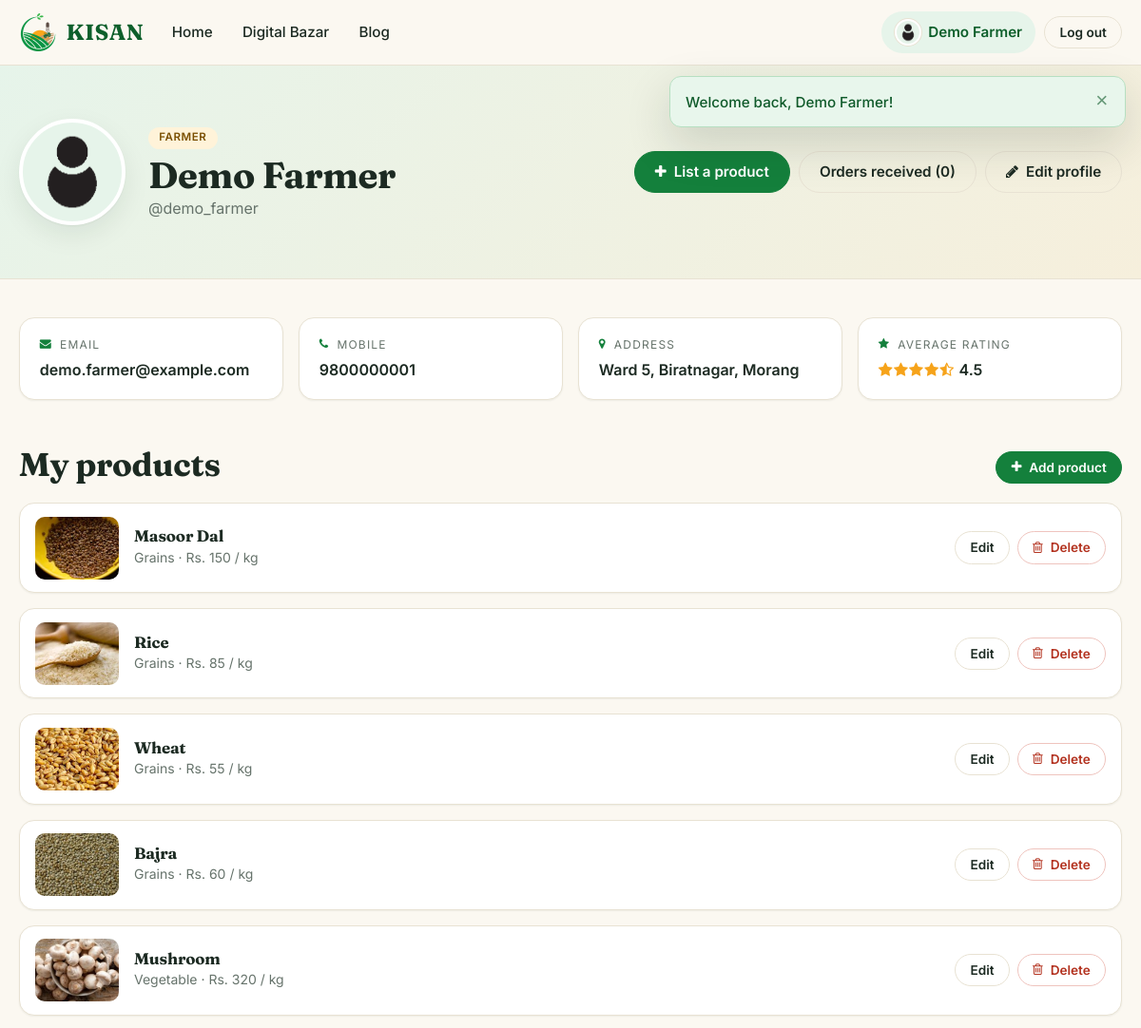
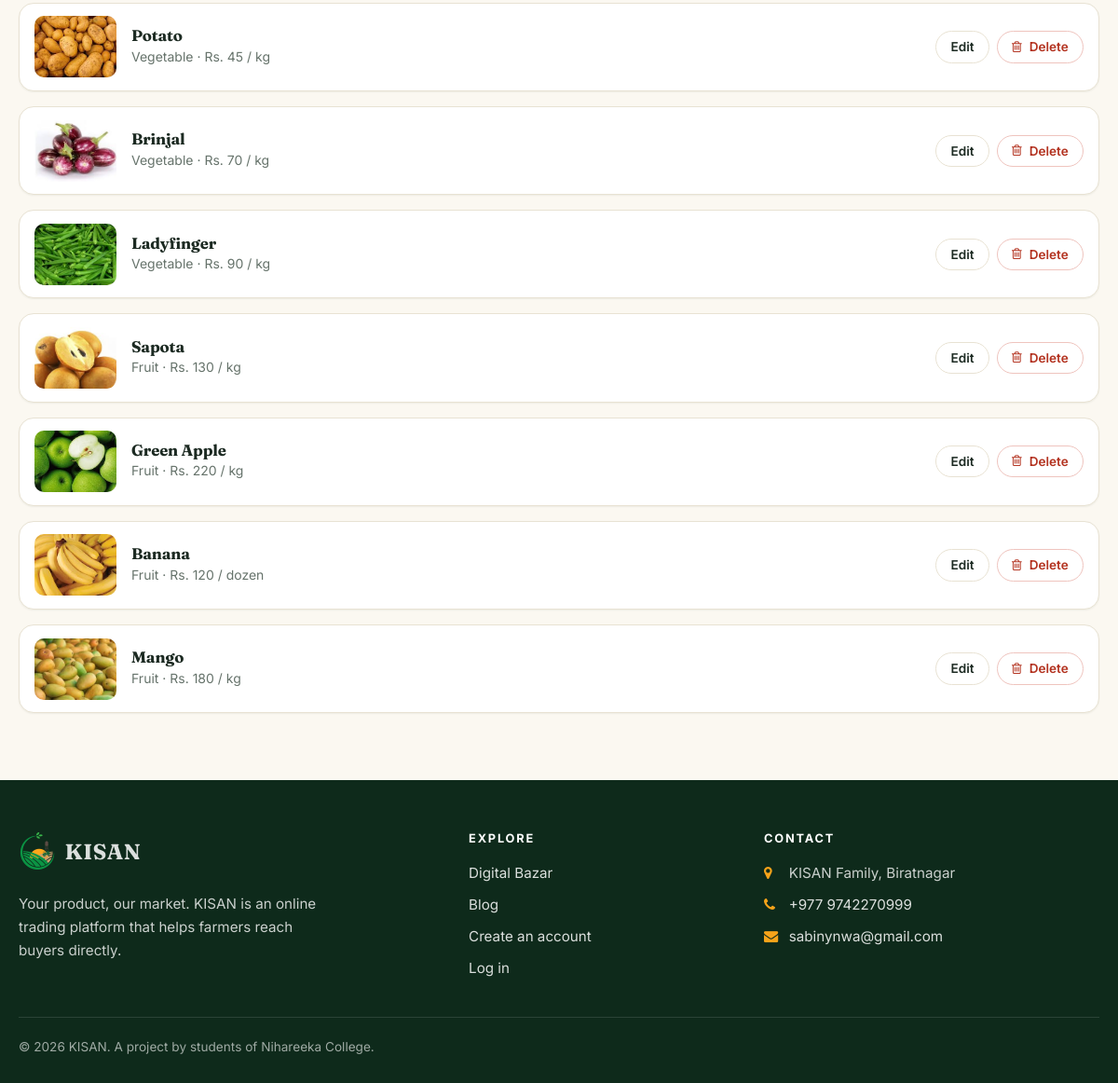
Page /profileView.php (signed in) on the committed database (2 pictures, top to bottom).
### tables this page shows
CREATE TABLE `fproduct` (
  `pid`       INT           NOT NULL AUTO_INCREMENT,
  `fid`       INT           NOT NULL,
  `product`   VARCHAR(255)  NOT NULL,
  `pcat`      VARCHAR(50)   NOT NULL,
  `pinfo`     TEXT          NOT NULL,
  `price`     DECIMAL(10,2) NOT NULL,
  `unit`      VARCHAR(20)   NOT NULL DEFAULT 'kg',
  `pimage`    VARCHAR(255)  NOT NULL DEFAULT '',
  `picStatus` TINYINT       NOT NULL DEFAULT 0,
  `created`   TIMESTAMP     NOT NULL DEFAULT CURRENT_TIMESTAMP,
  PRIMARY KEY (`pid`),
  KEY `idx_fproduct_fid` (`fid`),
  KEY `idx_fproduct_cat` (`pcat`),
  CONSTRAINT `fk_fproduct_farmer` FOREIGN KEY (`fid`) REFERENCES `farmer` (`fid`) ON DELETE CASCADE
);

### profileView.php (the view, shortened to what this page needs)
<?php
require __DIR__ . '/includes/bootstrap.php';
$user = current_user();
$isFarmer = $user['role'] === 'farmer';
$products = [];
$orderCount = 0;
$avgRating  = null;
if ($isFarmer) {
    $products = db_all(
        'SELECT pid, product, pcat, price, unit, pimage FROM fproduct WHERE fid = ? ORDER BY pid DESC',
        'i',
        [$user['id']]
    );
    $orderCount = (int) db_val(
        'SELECT COUNT(*) FROM `transaction` t JOIN fproduct p ON p.pid = t.pid WHERE p.fid = ?',
        'i',
        [$user['id']]
    );
    $avg = db_val(
        'SELECT AVG(r.rating) FROM review r JOIN fproduct p ON p.pid = r.pid WHERE p.fid = ?',
        'i',
        [$user['id']]
    );
    $avgRating = $avg !== null ? (float) $avg : null;
} else {
    $orderCount = (int) db_val('SELECT COUNT(*) FROM `transaction` WHERE bid = ?', 'i', [$user['id']]);
}
$active    = 'profile';
require __DIR__ . '/includes/header.php';
?>
<section class="profile-hero">
    <div class="wrap profile-head">
        <img class="avatar avatar-lg" src="<?= e(avatar_url($user['pic'])) ?>" alt="Profile photo">
        <div>
            <span class="chip chip-sun"><?= $isFarmer ? 'Farmer' : 'Buyer' ?></span>
            <h1><?= e($user['name']) ?></h1>
            <p class="muted" style="margin:0">@<?= e($user['username']) ?></p>
        </div>
        <div class="profile-actions">
            <?php if ($isFarmer): ?>
                <a class="btn btn-primary" href="uploadProduct.php"><i class="fa fa-plus" aria-hidden="true"></i> List a product</a>
            <?php else: ?>
                <a class="btn btn-primary" href="myCart.php"><i class="fa fa-shopping-cart" aria-hidden="true"></i> My Jhola</a>
            <?php endif; ?>
            <a class="btn btn-ghost" href="orders.php"><?= $isFarmer ? 'Orders received' : 'My orders' ?> (<?= $orderCount ?>)</a>
            <a class="btn btn-ghost" href="profileEdit.php"><i class="fa fa-pencil" aria-hidden="true"></i> Edit profile</a>
        </div>
    </div>
</section>
<section class="section-tight" style="padding-top:2.5rem">
    <div class="wrap">
        <div class="info-grid">
            <div class="card info-card">
                <span class="info-label"><i class="fa fa-envelope" aria-hidden="true"></i> Email</span>
                <span class="info-value"><?= e($user['email']) ?></span>
            </div>
            <div class="card info-card">
                <span class="info-label"><i class="fa fa-phone" aria-hidden="true"></i> Mobile</span>
                <span class="info-value"><?= e($user['mobile']) ?></span>
            </div>
            <div class="card info-card">
                <span class="info-label"><i class="fa fa-map-marker" aria-hidden="true"></i> Address</span>
                <span class="info-value"><?= e($user['address']) ?></span>
            </div>
            <?php if ($isFarmer): ?>
                <div class="card info-card">
                    <span class="info-label"><i class="fa fa-star" aria-hidden="true"></i> Average rating</span>
                    <span class="info-value">
                        <?php if ($avgRating !== null): ?>
                            <?= stars_html($avgRating) ?> <?= e(number_format($avgRating, 1)) ?>
                        <?php else: ?>
                            <span class="muted">No reviews yet</span>
                        <?php endif; ?>
                    </span>
                </div>
            <?php endif; ?>
        </div>
        <?php if ($isFarmer): ?>
            <div id="products">
                <div class="row-between" style="margin-bottom:1.25rem">
                    <h2 style="margin:0">My products</h2>
                    <a class="btn btn-primary btn-sm" href="uploadProduct.php"><i class="fa fa-plus" aria-hidden="true"></i> Add product</a>
                </div>
                <?php if ($products): ?>
                    <div class="my-products">
                        <?php foreach ($products as $p): ?>
                            <article class="card my-product">
                                <a href="review.php?pid=<?= (int) $p['pid'] ?>"><img src="<?= e(product_image($p['pimage'])) ?>" alt=""></a>
                                <div>
                                    <h3><a href="review.php?pid=<?= (int) $p['pid'] ?>" style="color:inherit;text-decoration:none"><?= e($p['product']) ?></a></h3>
                                    <p class="muted small" style="margin:0"><?= e($p['pcat']) ?> &middot; <?= e(money($p['price'])) ?> / <?= e($p['unit']) ?></p>
                                </div>
                                <div class="row-actions">
                                    <a class="btn btn-ghost btn-sm" href="uploadProduct.php?pid=<?= (int) $p['pid'] ?>">Edit</a>
                                    <form method="post" action="profileView.php" class="inline-form" data-confirm="Delete &quot;<?= e($p['product']) ?>&quot;? This cannot be undone.">
                                        <button type="submit" class="btn btn-danger btn-sm"><i class="fa fa-trash-o" aria-hidden="true"></i> Delete</button>
                                    </form>
                                </div>
                            </article>
                        <?php endforeach; ?>
                    </div>
                <?php endif; ?>
            </div>
        <?php endif; ?>
    </div>
</section>
<?php require __DIR__ . '/includes/footer.php'; ?>

### includes/header.php (shortened to what this page needs)
<?php
$active    = $active ?? '';
$bodyClass = $bodyClass ?? '';
$navUser   = current_user();
?>
<!DOCTYPE html>
<html lang="en">
<head>
    <link rel="stylesheet" href="css/font-awesome.min.css">
    <link rel="stylesheet" href="css/kisan.css">
</head>
<body class="<?= e($bodyClass) ?>">
<header class="site-header">
    <div class="wrap nav-bar">
        <a class="brand" href="index.php">
            <img src="images/logo-sm.png" alt="" width="40" height="40">
            <span>KISAN</span>
        </a>
        <nav class="main-nav" id="main-nav" aria-label="Main">
            <a href="index.php" class="<?= $active === 'home' ? 'is-active' : '' ?>">Home</a>
            <a href="market.php" class="<?= $active === 'market' ? 'is-active' : '' ?>">Digital Bazar</a>
            <a href="blogView.php" class="<?= $active === 'blog' ? 'is-active' : '' ?>">Blog</a>
            <?php if ($navUser): ?>
                <a href="profileView.php" class="nav-user <?= $active === 'profile' ? 'is-active' : '' ?>">
                    <img class="avatar avatar-xs" src="<?= e(avatar_url($navUser['pic'])) ?>" alt="">
                    <span><?= e($navUser['name']) ?></span>
                </a>
                <form method="post" action="logout.php" class="inline-form">
                    <button type="submit" class="btn btn-ghost btn-sm">Log out</button>
                </form>
            <?php else: ?>
                <a href="login.php" class="btn btn-ghost btn-sm">Log in</a>
                <a href="register.php" class="btn btn-primary btn-sm">Join KISAN</a>
            <?php endif; ?>
        </nav>
    </div>
</header>
<?php $flashes = flash_pull(); ?>
<?php if ($flashes): ?>
    <div class="flash-stack" aria-live="polite">
        <?php foreach ($flashes as $f): ?>
            <div class="flash flash-<?= e($f['type']) ?>" role="status">
                <span><?= e($f['msg']) ?></span>
                <button type="button" class="flash-close" aria-label="Dismiss">&times;</button>
            </div>
        <?php endforeach; ?>
    </div>
<?php endif; ?>
<main id="content" class="site-main">

### includes/bootstrap.php (shortened to what this page needs)
<?php
require_once __DIR__ . '/../db.php';
function e($value): string
{
    return htmlspecialchars((string) $value, ENT_QUOTES | ENT_SUBSTITUTE, 'UTF-8');
}
function money($amount): string
{
    $text = number_format((float) $amount, 2, '.', ',');
    $text = preg_replace('/\.00$/', '', $text);
    return 'Rs. ' . $text;
}
function stars_html(float $value, int $max = 5): string
{
    $out = '<span class="stars" aria-label="' . e(number_format($value, 1)) . ' out of ' . $max . '">';
    for ($i = 1; $i <= $max; $i++) {
        if ($value >= $i - 0.25) {
            $cls = 'fa-star';
        } elseif ($value >= $i - 0.75) {
            $cls = 'fa-star-half-o';
        } else {
            $cls = 'fa-star-o';
        }
        $out .= '<i class="fa ' . $cls . '" aria-hidden="true"></i>';
    }
    return $out . '</span>';
}
function product_image($file): string
{
    $file = basename((string) $file);
    if ($file !== '' && is_file(__DIR__ . '/../productimages/' . $file)) {
        return 'productimages/' . rawurlencode($file);
    }
    return 'images/placeholder.svg';
}
function avatar_url($file): string
{
    $file = basename((string) $file);
    $path = __DIR__ . '/../images/profileImages/' . $file;
    if ($file !== '' && is_file($path)) {
        return 'images/profileImages/' . rawurlencode($file) . '?v=' . filemtime($path);
    }
    return 'images/profileImages/profile0.png';
}
function flash_pull(): array
{
    $messages = $_SESSION['flash'] ?? [];
    return is_array($messages) ? $messages : [];
}
function db_query(string $sql, string $types = '', array $params = []): mysqli_stmt
{
    global $conn;
    $stmt = $conn->prepare($sql);
    if ($types !== '') {
        $stmt->bind_param($types, ...$params);
    }
    $stmt->execute();
    return $stmt;
}
function db_all(string $sql, string $types = '', array $params = []): array
{
    $stmt   = db_query($sql, $types, $params);
    $result = $stmt->get_result();
    $rows   = $result ? $result->fetch_all(MYSQLI_ASSOC) : [];
    return $rows;
}
function db_row(string $sql, string $types = '', array $params = []): ?array
{
    $rows = db_all($sql, $types, $params);
    return $rows ? $rows[0] : null;
}
function db_val(string $sql, string $types = '', array $params = [])
{
    $row = db_row($sql, $types, $params);
    return $row ? reset($row) : null;
}
function current_user(): ?array
{
    return (isset($_SESSION['user']) && is_array($_SESSION['user'])) ? $_SESSION['user'] : null;
}
    ?>

### includes/footer.php (shortened to what this page needs)
</main>
<footer class="site-footer">
    <div class="wrap footer-grid">
        <div class="footer-brand">
            <a class="brand brand-light" href="index.php">
                <img src="images/logo-sm.png" alt="" width="40" height="40">
                <span>KISAN</span>
            </a>
            <p>Your product, our market. KISAN is an online trading platform that helps farmers reach buyers directly.</p>
        </div>
        <div>
            <h4>Explore</h4>
            <ul class="footer-links">
                <li><a href="market.php">Digital Bazar</a></li>
                <li><a href="blogView.php">Blog</a></li>
                <li><a href="register.php">Create an account</a></li>
                <li><a href="login.php">Log in</a></li>
            </ul>
        </div>
        <div>
            <h4>Contact</h4>
            <ul class="footer-contact">
                <li><i class="fa fa-map-marker" aria-hidden="true"></i> KISAN Family, Biratnagar</li>
                <li><i class="fa fa-phone" aria-hidden="true"></i> <a href="tel:+9779742270999">+977 9742270999</a></li>
                <li><i class="fa fa-envelope" aria-hidden="true"></i> <a href="mailto:sabinynwa@gmail.com">sabinynwa@gmail.com</a></li>
            </ul>
        </div>
    </div>
    <div class="wrap footer-base">
        <span>&copy; <?= date('Y') ?> KISAN. A project by students of Nihareeka College.</span>
    </div>
</footer>
</body>
</html>

### rows in the picture
fproduct: pimage (picture), product "Masoor Dal", pcat "Grains", price "Rs. 150", unit "kg"
fproduct: pimage (picture), product "Rice", pcat "Grains", price "Rs. 85", unit "kg"
fproduct: pimage (picture), product "Wheat", pcat "Grains", price "Rs. 55", unit "kg"
fproduct: pimage (picture), product "Bajra", pcat "Grains", price "Rs. 60", unit "kg"
fproduct: pimage (picture), product "Mushroom", pcat "Vegetable", price "Rs. 320", unit "kg"
fproduct: pimage (picture), product "Potato", pcat "Vegetable", price "Rs. 45", unit "kg"
fproduct: pimage (picture), product "Brinjal", pcat "Vegetable", price "Rs. 70", unit "kg"
fproduct: pimage (picture), product "Ladyfinger", pcat "Vegetable", price "Rs. 90", unit "kg"
fproduct: pimage (picture), product "Sapota", pcat "Fruit", price "Rs. 130", unit "kg"
fproduct: pimage (picture), product "Green Apple", pcat "Fruit", price "Rs. 220", unit "kg"
fproduct: pimage (picture), product "Banana", pcat "Fruit", price "Rs. 120", unit "dozen"
fproduct: pimage (picture), product "Mango", pcat "Fruit", price "Rs. 180", unit "kg"

### other values in the picture
$navUser['name'] "Demo Farmer"
$f['msg'] "Welcome back, Demo Farmer!"
$user['name'] "Demo Farmer"
$user['username'] "demo_farmer"
$orderCount "0"
$user['email'] "demo.farmer@example.com"
$user['mobile'] "9800000001"
$user['address'] "Ward 5, Biratnagar, Morang"
$avgRating "4.5"
